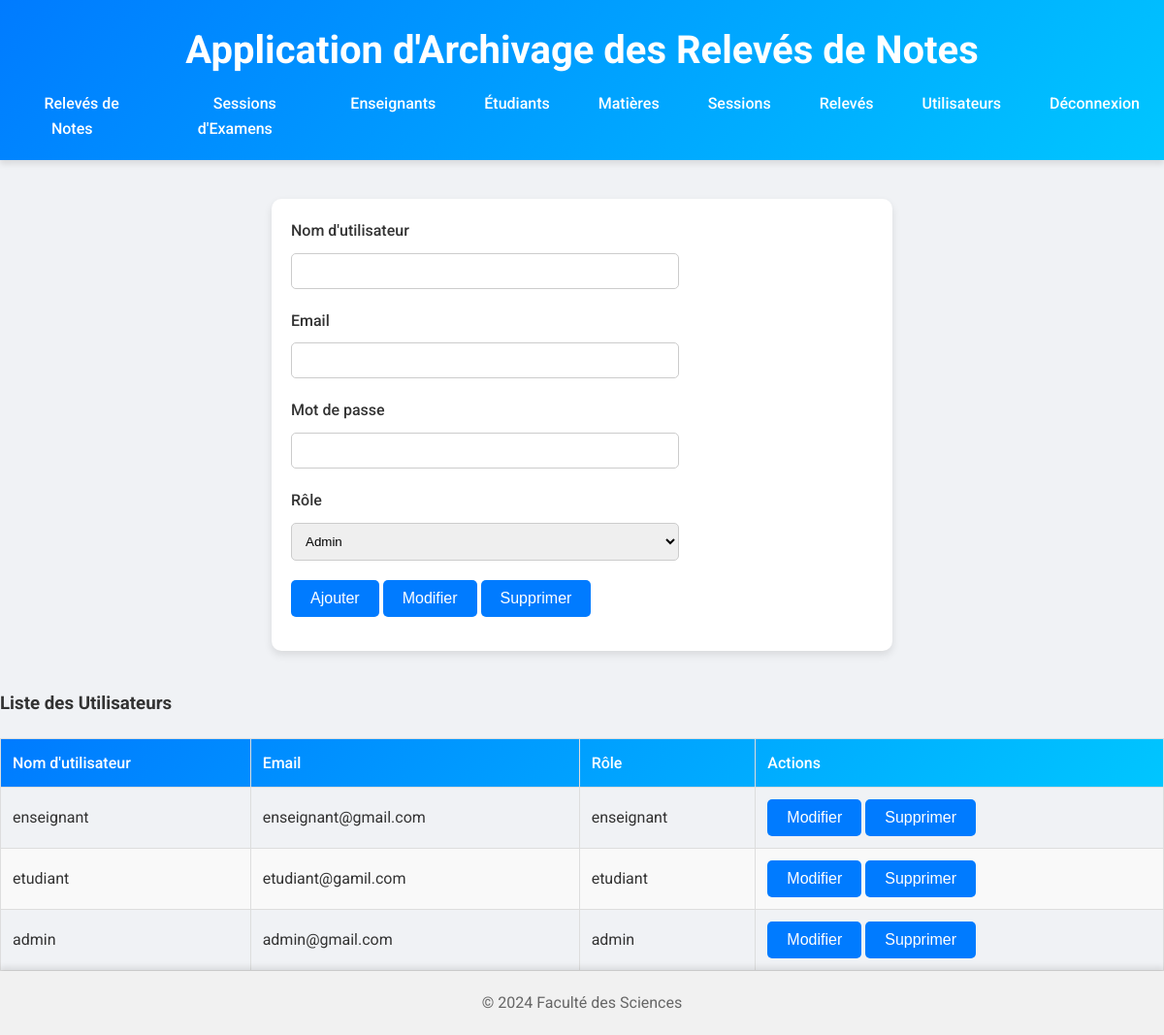
Screenshot of /ingaweb/pages/users.php (signed in) with the database file from the repository.
### tables this page shows
CREATE TABLE `users` (
  `id` int(11) NOT NULL,
  `username` varchar(50) NOT NULL,
  `email` varchar(100) NOT NULL,
  `password` varchar(255) NOT NULL,
  `role` enum('admin','enseignant','etudiant') NOT NULL,
  `created_at` timestamp NOT NULL DEFAULT current_timestamp()
);

### ingaweb/templates/tables/table_users.php (the view, shortened to what this page needs)
<table>
    <thead>
        <tr>
            <th>Nom d'utilisateur</th>
            <th>Email</th>
            <th>Rôle</th>
            <th>Actions</th>
        </tr>
    </thead>
    <tbody>
        <?php foreach ($users as $user): ?>
        <tr>
            <td><?= $user['username'] ?></td>
            <td><?= $user['email'] ?></td>
            <td><?= $user['role'] ?></td>
            <td>
                <form action="users.php" method="post" style="display: inline;">
                    <button type="submit" name="modifier_user" formaction="modification_users.php">Modifier</button>
                </form>
                <form action="users.php" method="post" style="display: inline;">
                    <button type="submit" name="supprimer_user" onclick="return confirm('Êtes-vous sûr de vouloir supprimer cet utilisateur ?');">Supprimer</button>
                </form>
            </td>
        </tr>
        <?php endforeach; ?>
    </tbody>
</table>

### ingaweb/css/styles.css (style rules this page uses)
body { font-family: 'Roboto', sans-serif; margin: 0; padding: 0; background-color: #f0f2f5; color: #333; line-height: 1.6; display: flex; flex-direction: column; min-height: 100vh; }
table { width: 100%; border-collapse: collapse; margin-top: 20px; }
table thead { background: linear-gradient(135deg, #007bff, #00c6ff); color: white; }
table th, table td { padding: 12px; text-align: left; border: 1px solid #ddd; }
table th { font-weight: 500; }
table tbody tr:nth-child(even) { background-color: #f9f9f9; }
button { display: inline-block; padding: 10px 20px; font-size: 1rem; color: white; background-color: #007bff; border: none; border-radius: 5px; cursor: pointer; transition: background-color 0.3s ease, transform 0.3s ease; }

### rows the page displays
users: username "enseignant", email "enseignant@gmail.com", role "enseignant"
users: username "etudiant", email "etudiant@gamil.com", role "etudiant"
users: username "admin", email "admin@gmail.com", role "admin"
